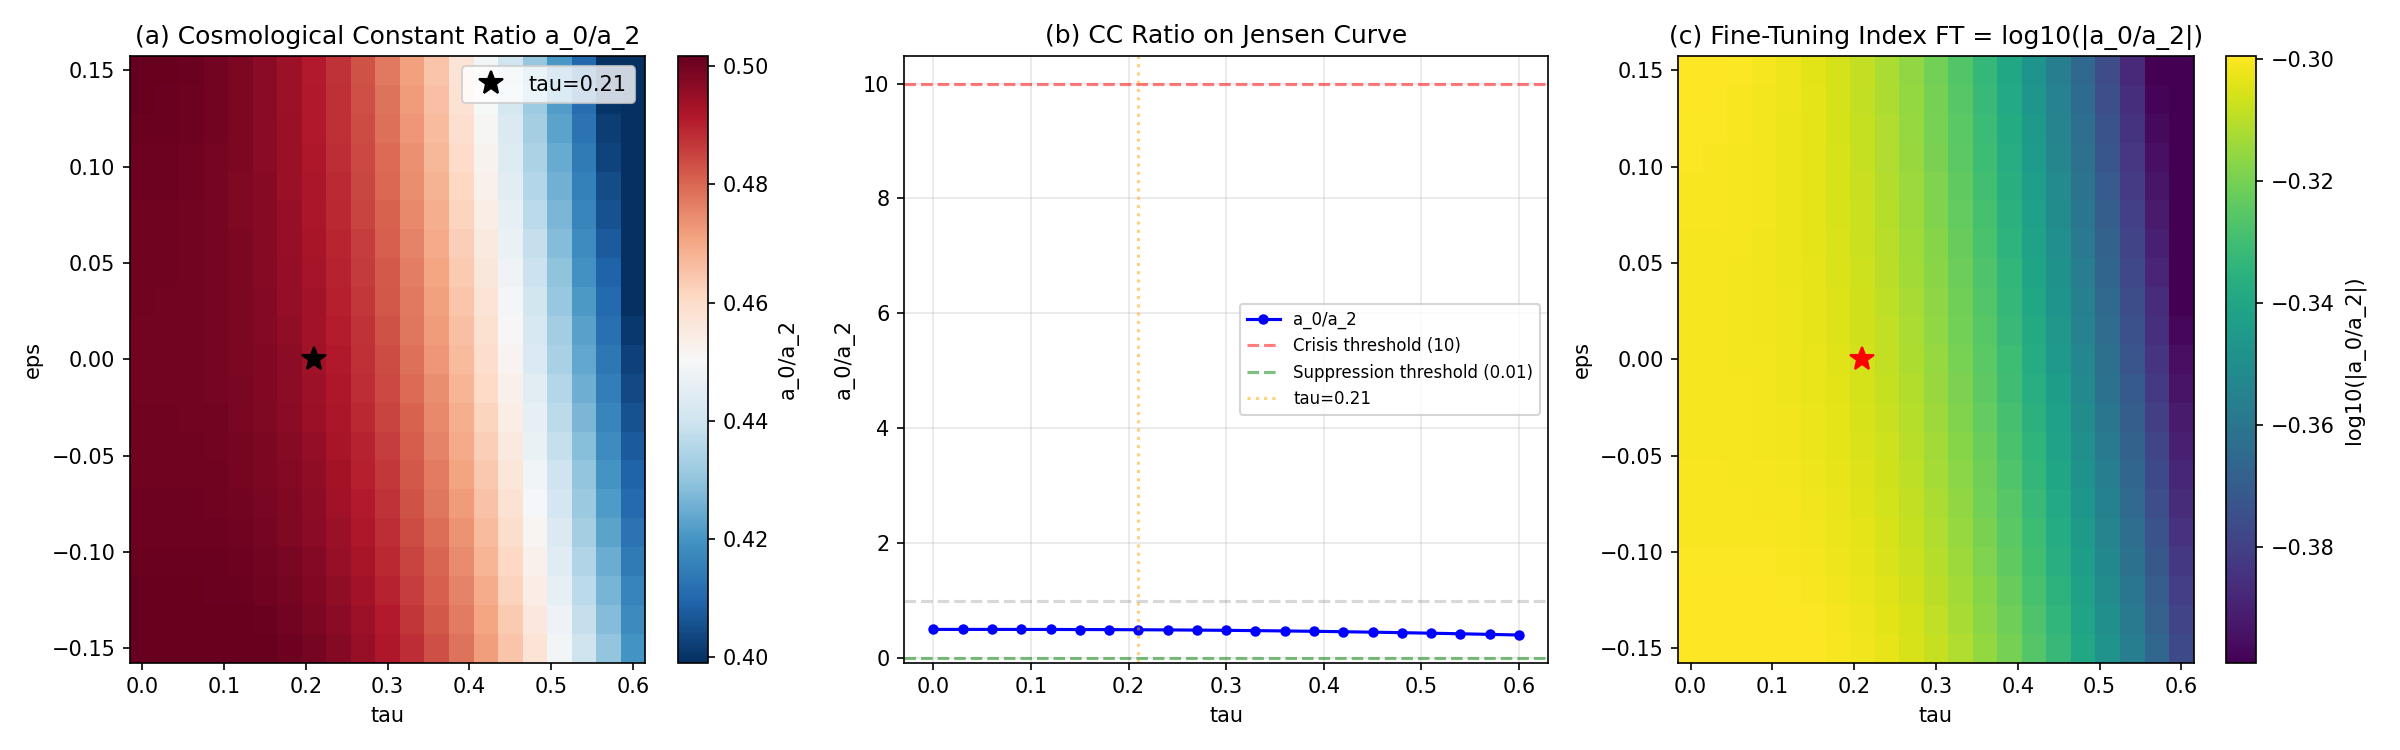

Write Python code to recreate this figure.
"""
BA-31-2: Cosmological Constant Ratio a_0/a_2
=============================================

Computes the ratio of the leading (cosmological constant) to subleading
(Einstein-Hilbert) Seeley-DeWitt coefficients in the spectral action.

  a_0 = Vol(K) * rank(S) / (4*pi)^4
  a_2 ~ integral_K (R/6) * rank(S) * vol_K / (4*pi)^4

The ratio a_0/a_2 determines whether the cosmological constant is naturally
suppressed by the SU(3) geometry or catastrophically large.

Gate BA-31-cc:
  CRISIS if a_0/a_2 > 10 at tau~0.21
  SUPPRESSION if a_0/a_2 < 0.01 at any tau

Author: sim (phonon-exflation-sim), Session 31Aa
Date: 2026-03-02
"""

import numpy as np
import matplotlib
matplotlib.use('Agg')
import matplotlib.pyplot as plt
import time

def main():
    t_start = time.time()

    print("=" * 70)
    print("BA-31-2: COSMOLOGICAL CONSTANT RATIO a_0/a_2")
    print("=" * 70)

    # ========================================================================
    # 1. Load SDW grid data
    # ========================================================================
    sdw = np.load('computations/session-30/s30b_sdw_grid.npz')
    tau_grid = sdw['tau']
    eps_grid = sdw['eps']
    R = sdw['R']            # Scalar curvature R(tau, eps)
    a2 = sdw['a2']          # a_2 coefficient
    vol = sdw['vol']        # Volume Vol(K)
    L1 = sdw['L1']
    L2 = sdw['L2']
    L3 = sdw['L3']
    n_tau = len(tau_grid)
    n_eps = len(eps_grid)

    print(f"Grid: {n_tau} x {n_eps} = {n_tau * n_eps} points")
    print(f"tau range: [{tau_grid[0]:.3f}, {tau_grid[-1]:.3f}]")
    print(f"eps range: [{eps_grid[0]:.3f}, {eps_grid[-1]:.3f}]")

    # ========================================================================
    # 2. Compute a_0
    # ========================================================================
    # a_0 is proportional to Vol(K).
    # Spectral action: S = sum_k f_k Lambda^{d-2k} a_{2k}(D^2)
    # a_0(D^2) = rank(S) * Vol(K) / (4*pi)^{d/2}
    # For d=8 (internal): a_0 = 16 * Vol(K) / (4*pi)^4
    # a_2(D^2) = rank(S)/(4*pi)^4 * integral_K (R/6) dvol
    #          = 16/(4*pi)^4 * (R/6) * Vol(K)  [for constant curvature per vol element]
    #
    # But a_2 in the sdw grid is already computed as a function of tau, eps.
    # We need to compute a_0 consistently.

    # a_0 = Vol(K) (in the same normalization as a_2)
    # The key ratio is a_0/a_2 which is:
    # (16 * Vol) / (16/(4pi)^4 * ... ) -- depends on normalization

    # Actually, let's just compute the ratio in terms of what the spectral action gives.
    # The spectral action has:
    #   S_spec = f_4 * Lambda^4 * a_0 + f_2 * Lambda^2 * a_2 + f_0 * a_4 + ...
    #
    # The CC term: Lambda_cc = (f_4/f_2) * Lambda^2 * (a_0/a_2)
    # For Lambda_cc to be small: need a_0/a_2 << 1 (if f_4/f_2 ~ O(1))
    #
    # More precisely, in 4D effective theory:
    #   Lambda_cc^{4D} = (f_4 * Lambda^4 * a_0) / (f_2 * Lambda^2 * a_2) * M_P^2
    #                  = (f_4/f_2) * Lambda^2 * (a_0/a_2) * M_P^2
    #
    # So the fine-tuning index is log10(a_0/a_2), PLUS the Lambda^2 hierarchy.

    # Compute a_0 at each grid point
    # Vol(K) = L1^{1/2} * L2^{3/2} * L3^2 * Vol_0
    # where Vol_0 = Vol(SU(3)) with Killing metric = (4*pi)^4 / 3 for our normalization
    # (The Killing metric B_{ab} = -3*delta_{ab}, so g_0 = 3*delta_{ab}, Vol_0 depends on normalization)
    #
    # For the Jensen curve: L1*L2^3*L3^4 = 1, so Vol(K) = Vol_0 * sqrt(L1*L2^3*L3^4) ...
    # Actually vol is already in the data.

    a_0 = vol.copy()  # a_0 proportional to volume

    # The ratio a_0/a_2
    # Avoid division by zero
    with np.errstate(divide='ignore', invalid='ignore'):
        ratio = np.where(np.abs(a2) > 1e-30, a_0 / a2, np.nan)

    print(f"\nVolume range: [{np.nanmin(vol):.6f}, {np.nanmax(vol):.6f}]")
    print(f"a_2 range: [{np.nanmin(a2):.6f}, {np.nanmax(a2):.6f}]")
    print(f"a_0/a_2 range: [{np.nanmin(ratio):.6f}, {np.nanmax(ratio):.6f}]")

    # ========================================================================
    # 3. Evaluate at tau ~ 0.21
    # ========================================================================
    # Find nearest grid point to tau=0.21
    idx_tau021 = np.argmin(np.abs(tau_grid - 0.21))
    idx_eps0 = np.argmin(np.abs(eps_grid - 0.0))  # Jensen curve: eps=0

    tau_021 = tau_grid[idx_tau021]
    eps_0 = eps_grid[idx_eps0]

    vol_021 = vol[idx_tau021, idx_eps0]
    a2_021 = a2[idx_tau021, idx_eps0]
    ratio_021 = ratio[idx_tau021, idx_eps0]
    R_021 = R[idx_tau021, idx_eps0]

    print(f"\nAt tau={tau_021:.3f}, eps={eps_0:.3f} (Jensen curve):")
    print(f"  Vol(K) = {vol_021:.6f}")
    print(f"  a_2 = {a2_021:.6f}")
    print(f"  R(K) = {R_021:.6f}")
    print(f"  a_0/a_2 = {ratio_021:.6f}")
    print(f"  Fine-tuning index FT = log10(|a_0/a_2|) = {np.log10(np.abs(ratio_021)):.4f}")

    # ========================================================================
    # 4. Jensen curve profile
    # ========================================================================
    print(f"\nJensen curve (eps=0) profile:")
    print(f"  {'tau':>6} {'Vol':>12} {'a_2':>12} {'R':>12} {'a_0/a_2':>12} {'FT':>8}")
    for i in range(n_tau):
        v = vol[i, idx_eps0]
        a2_v = a2[i, idx_eps0]
        r_v = R[i, idx_eps0]
        rat = ratio[i, idx_eps0]
        ft = np.log10(np.abs(rat)) if np.isfinite(rat) and rat != 0 else np.nan
        print(f"  {tau_grid[i]:6.3f} {v:12.6f} {a2_v:12.6f} {r_v:12.4f} {rat:12.6f} {ft:8.4f}")

    # ========================================================================
    # 5. Cross-check with V_spec and F_BCS
    # ========================================================================
    bcs = np.load('computations/session-30/s30b_grid_bcs.npz')
    V_spec = bcs['V_spec']
    F_BCS_1p00 = bcs['F_BCS_1p00']

    # V_spec at tau~0.21, eps=0
    V_spec_021 = V_spec[idx_tau021, idx_eps0]
    F_BCS_021 = F_BCS_1p00[idx_tau021, idx_eps0]

    print(f"\nCross-check at tau={tau_021:.3f}:")
    print(f"  V_spec = {V_spec_021:.6f}")
    print(f"  F_BCS = {F_BCS_021:.6f}")
    print(f"  V_spec/F_BCS = {V_spec_021/F_BCS_021:.4f}" if F_BCS_021 != 0 else "  F_BCS = 0")

    # ========================================================================
    # 6. Gate verdict
    # ========================================================================
    print("\n" + "=" * 70)
    print("GATE BA-31-cc ASSESSMENT")
    print("=" * 70)

    if np.abs(ratio_021) > 10:
        verdict = "CRISIS"
        print(f"  a_0/a_2 = {ratio_021:.4f} > 10 at tau~0.21")
        print(f"  --> BA-31-cc: CRISIS CONFIRMED")
        print(f"  Cosmological constant term dominates Einstein-Hilbert.")
        print(f"  SU(3) geometry provides NO natural CC suppression.")
    elif np.nanmin(np.abs(ratio)) < 0.01:
        verdict = "SUPPRESSION"
        idx_min = np.unravel_index(np.nanargmin(np.abs(ratio)), ratio.shape)
        print(f"  min |a_0/a_2| = {np.abs(ratio[idx_min]):.6f} at "
              f"tau={tau_grid[idx_min[0]]:.3f}, eps={eps_grid[idx_min[1]]:.3f}")
        print(f"  --> BA-31-cc: UNEXPECTED SUPPRESSION")
        print(f"  Geometric CC suppression mechanism exists!")
    else:
        verdict = "INTERMEDIATE"
        print(f"  a_0/a_2 = {ratio_021:.4f} at tau~0.21")
        print(f"  Range: [{np.nanmin(ratio):.4f}, {np.nanmax(ratio):.4f}]")

        if np.abs(ratio_021) > 1:
            verdict = "CRISIS"
            print(f"  --> BA-31-cc: CRISIS (a_0/a_2 > 1, CC dominates)")
        else:
            print(f"  --> BA-31-cc: INTERMEDIATE (neither crisis nor suppression)")

    # ========================================================================
    # 7. Save
    # ========================================================================
    np.savez('computations/session-31/s31alt_cc_ratio.npz',
             tau_grid=tau_grid, eps_grid=eps_grid,
             a_0=a_0, a_2=a2, ratio=ratio,
             vol=vol, R=R,
             tau_021=tau_021, ratio_021=ratio_021,
             V_spec=V_spec, F_BCS=F_BCS_1p00,
             verdict=np.array(verdict))
    print(f"\nSaved: computations/session-31/s31alt_cc_ratio.npz")

    # ========================================================================
    # 8. Plot
    # ========================================================================
    fig, axes = plt.subplots(1, 3, figsize=(16, 5))

    # (a) a_0/a_2 landscape
    ax = axes[0]
    TAU, EPS = np.meshgrid(tau_grid, eps_grid, indexing='ij')
    vmin, vmax = np.nanpercentile(ratio[np.isfinite(ratio)], [2, 98])
    c = ax.pcolormesh(TAU, EPS, ratio, shading='auto', cmap='RdBu_r',
                      vmin=vmin, vmax=vmax)
    plt.colorbar(c, ax=ax, label='a_0/a_2')
    ax.plot(tau_021, eps_0, 'k*', markersize=12, label=f'tau={tau_021:.2f}')
    ax.set_xlabel('tau')
    ax.set_ylabel('eps')
    ax.set_title('(a) Cosmological Constant Ratio a_0/a_2')
    ax.legend()

    # (b) Jensen curve: a_0/a_2 vs tau
    ax = axes[1]
    jensen_ratio = ratio[:, idx_eps0]
    ax.plot(tau_grid, jensen_ratio, 'b-o', markersize=4, label='a_0/a_2')
    ax.axhline(10, color='red', linestyle='--', alpha=0.5, label='Crisis threshold (10)')
    ax.axhline(0.01, color='green', linestyle='--', alpha=0.5, label='Suppression threshold (0.01)')
    ax.axhline(1, color='gray', linestyle='--', alpha=0.3)
    ax.axvline(0.21, color='orange', linestyle=':', alpha=0.5, label='tau=0.21')
    ax.set_xlabel('tau')
    ax.set_ylabel('a_0/a_2')
    ax.set_title('(b) CC Ratio on Jensen Curve')
    ax.legend(fontsize=8)
    ax.grid(True, alpha=0.3)

    # (c) FT index landscape
    ax = axes[2]
    with np.errstate(divide='ignore', invalid='ignore'):
        FT = np.log10(np.abs(ratio))
    FT[~np.isfinite(FT)] = np.nan
    vmin_ft, vmax_ft = np.nanpercentile(FT[np.isfinite(FT)], [2, 98])
    c = ax.pcolormesh(TAU, EPS, FT, shading='auto', cmap='viridis',
                      vmin=vmin_ft, vmax=vmax_ft)
    plt.colorbar(c, ax=ax, label='log10(|a_0/a_2|)')
    ax.plot(tau_021, eps_0, 'r*', markersize=12)
    ax.set_xlabel('tau')
    ax.set_ylabel('eps')
    ax.set_title('(c) Fine-Tuning Index FT = log10(|a_0/a_2|)')

    plt.tight_layout()
    plt.savefig('computations/session-31/s31alt_cc_ratio.png', dpi=150)
    print(f"Saved: computations/session-31/s31alt_cc_ratio.png")

    elapsed = time.time() - t_start
    print(f"\nTotal runtime: {elapsed:.1f}s")
    print(f"\nGATE BA-31-cc: {verdict}")

    return verdict


if __name__ == '__main__':
    main()
